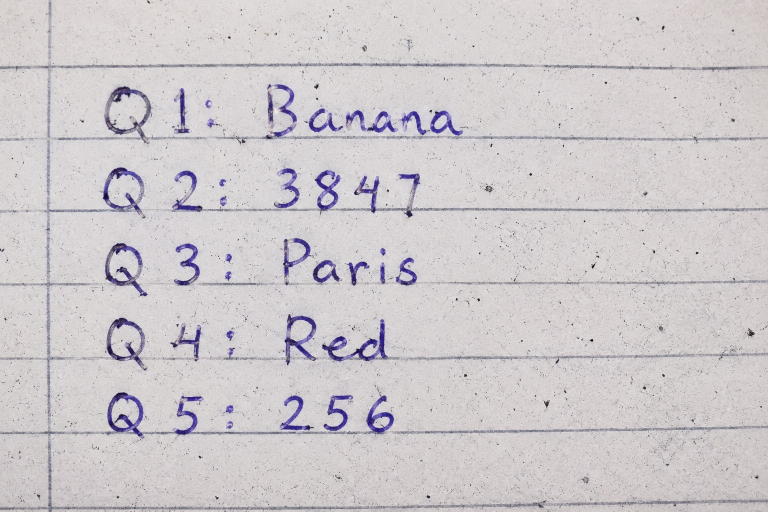
#> input picture test1.jpeg, 1536 x 1024 px (shown at 1/2 size)
$ python main.py test1.jpeg test2.jpeg
#> lines starting #> are read from the running program, lines starting #| are printed output that depends on the picture; after the words box and inside, x2 and y2 are one past the last pixel; in counts of white or black regions, pixels touching at a corner belong together
### scratch_image.py
import math
from collections import deque

import numpy as np
from PIL import Image
from numpy.lib.stride_tricks import sliding_window_view


def load_grayscale(path):
    img = Image.open(path)
    arr = np.asarray(img.convert("RGB"), dtype=np.float32)
    gray = 0.299 * arr[:, :, 0] + 0.587 * arr[:, :, 1] + 0.114 * arr[:, :, 2]
    return np.clip(gray, 0, 255).astype(np.uint8)


# [7 lines left out: function load_grayscale_from_bytes, not called in this run]


def save_image(path, img):
    Image.fromarray(_as_uint8(img)).save(path)


# [6 lines left out: function encode_image, not called in this run]


def resize_bilinear(img, scale):
    if scale == 1:
        return img.copy()
    h, w = img.shape
    nh = max(1, int(round(h * scale)))
    nw = max(1, int(round(w * scale)))
    y = np.linspace(0, h - 1, nh)
    x = np.linspace(0, w - 1, nw)
    x0 = np.floor(x).astype(int)
    y0 = np.floor(y).astype(int)
    x1 = np.minimum(x0 + 1, w - 1)
    y1 = np.minimum(y0 + 1, h - 1)
    wx = x - x0
    wy = y - y0

    top = (1 - wx)[None, :] * img[y0[:, None], x0[None, :]] + wx[None, :] * img[y0[:, None], x1[None, :]]
    bot = (1 - wx)[None, :] * img[y1[:, None], x0[None, :]] + wx[None, :] * img[y1[:, None], x1[None, :]]
    out = (1 - wy)[:, None] * top + wy[:, None] * bot
    return _as_uint8(out)


def otsu_threshold(img):
    hist = np.bincount(img.ravel(), minlength=256).astype(np.float64)
    total = img.size
    sum_total = np.dot(np.arange(256), hist)
    sum_bg = 0.0
    weight_bg = 0.0
    best_var = -1.0
    best_t = 0
    for t in range(256):
        weight_bg += hist[t]
        if weight_bg == 0:
            continue
        weight_fg = total - weight_bg
        if weight_fg == 0:
            break
        sum_bg += t * hist[t]
        mean_bg = sum_bg / weight_bg
        mean_fg = (sum_total - sum_bg) / weight_fg
        var_between = weight_bg * weight_fg * (mean_bg - mean_fg) ** 2
        if var_between > best_var:
            best_var = var_between
            best_t = t
    return best_t


def estimate_skew_angle(img, max_angle=10, step=0.5):
    work = img
    max_dim = max(work.shape)
    if max_dim > 450:
        work = resize_bilinear(work, 450 / max_dim)
    binary = (work < otsu_threshold(work)).astype(np.uint8)
    best_angle = 0.0
    best_score = -1.0
    angles = np.arange(-max_angle, max_angle + step, step)
    for angle in angles:
        rotated = rotate_image(binary * 255, angle, fill=0)
        projection = rotated.sum(axis=1).astype(np.float64)
        score = np.var(np.diff(projection))
        if score > best_score:
            best_score = score
            best_angle = float(angle)
    return best_angle


def rotate_image(img, angle_degrees, fill=None):
    h, w = img.shape
    if fill is None:
        fill = int(np.median(img[[0, -1], :]))
    angle = math.radians(angle_degrees)
    cos_a = math.cos(angle)
    sin_a = math.sin(angle)
    cx = (w - 1) / 2.0
    cy = (h - 1) / 2.0
    yy, xx = np.indices((h, w), dtype=np.float32)
    x = xx - cx
    y = yy - cy
    src_x = cos_a * x + sin_a * y + cx
    src_y = -sin_a * x + cos_a * y + cy
    return bilinear_sample(img, src_x, src_y, fill)


def bilinear_sample(img, x, y, fill):
    h, w = img.shape
    valid = (x >= 0) & (x <= w - 1) & (y >= 0) & (y <= h - 1)
    x = np.clip(x, 0, w - 1)
    y = np.clip(y, 0, h - 1)
    x0 = np.floor(x).astype(int)
    y0 = np.floor(y).astype(int)
    x1 = np.minimum(x0 + 1, w - 1)
    y1 = np.minimum(y0 + 1, h - 1)
    wx = x - x0
    wy = y - y0
    top = (1 - wx) * img[y0, x0] + wx * img[y0, x1]
    bot = (1 - wx) * img[y1, x0] + wx * img[y1, x1]
    out = (1 - wy) * top + wy * bot
    out[~valid] = fill
    return _as_uint8(out)


def median_filter(img, size=3):
    pad = size // 2
    padded = np.pad(img, pad, mode="edge")
    windows = sliding_window_view(padded, (size, size))
    return np.median(windows, axis=(-1, -2)).astype(np.uint8)


def gaussian_blur(img):
    kernel = np.array([[1, 2, 1], [2, 4, 2], [1, 2, 1]], dtype=np.float32) / 16.0
    return convolve(img, kernel)


def convolve(img, kernel):
    kh, kw = kernel.shape
    py, px = kh // 2, kw // 2
    padded = np.pad(img.astype(np.float32), ((py, py), (px, px)), mode="edge")
    windows = sliding_window_view(padded, (kh, kw))
    out = np.tensordot(windows, kernel, axes=((-1, -2), (0, 1)))
    return _as_uint8(out)


def box_mean(img, size):
    pad = size // 2
    padded = np.pad(img.astype(np.float32), pad, mode="edge")
    integral = np.pad(padded, ((1, 0), (1, 0)), mode="constant").cumsum(axis=0).cumsum(axis=1)
    total = (
        integral[size:, size:]
        - integral[:-size, size:]
        - integral[size:, :-size]
        + integral[:-size, :-size]
    )
    return total / (size * size)


def background_normalize(img, block_size=75, strength=3.0):
    background = box_mean(img, block_size)
    ink_response = np.maximum(background - img.astype(np.float32), 0)
    normalized = 255 - ink_response * strength
    return _as_uint8(normalized)


# [35 lines left out: functions clahe, adaptive_threshold_mean, not called in this run]


def adaptive_text_threshold(img, block_size=51, offset=40):
    local_mean = box_mean(img, block_size)
    return np.where(img < local_mean - offset, 255, 0).astype(np.uint8)


def invert_binary(img):
    return np.where(img > 0, 0, 255).astype(np.uint8)


def remove_border_components(img, margin_x_ratio=0.16, margin_y_ratio=0.06, max_area=1500):
    binary = img > 0
    h, w = binary.shape
    margin_x = int(w * margin_x_ratio)
    margin_y = int(h * margin_y_ratio)
    visited = np.zeros_like(binary, dtype=bool)
    out = np.zeros_like(img)
    neighbors = [(-1, -1), (-1, 0), (-1, 1), (0, -1), (0, 1), (1, -1), (1, 0), (1, 1)]

    for sy in range(h):
        for sx in range(w):
            if not binary[sy, sx] or visited[sy, sx]:
                continue
            q = deque([(sy, sx)])
            visited[sy, sx] = True
            pixels = []
            min_y = max_y = sy
            min_x = max_x = sx
            while q:
                y, x = q.popleft()
                pixels.append((y, x))
                min_y, max_y = min(min_y, y), max(max_y, y)
                min_x, max_x = min(min_x, x), max(max_x, x)
                for dy, dx in neighbors:
                    ny, nx = y + dy, x + dx
                    if 0 <= ny < h and 0 <= nx < w and binary[ny, nx] and not visited[ny, nx]:
                        visited[ny, nx] = True
                        q.append((ny, nx))

            area = len(pixels)
            center_x = (min_x + max_x) / 2
            center_y = (min_y + max_y) / 2
            near_border = (
                center_x < margin_x
                or center_x > w - margin_x
                or center_y < margin_y
                or center_y > h - margin_y
            )
            if near_border and area < max_area:
                continue
            ys, xs = zip(*pixels)
            out[ys, xs] = 255
    return out


def clean_document_output(img, min_area=300):
    cleaned = remove_small_components(img, min_area=min_area)
    cleaned = open_image(close_image(cleaned, kernel_size=2, iterations=1), kernel_size=2, iterations=1)
    cleaned = remove_border_components(cleaned)
    return invert_binary(cleaned)


def remove_small_components(img, min_area=50):
    binary = img > 0
    h, w = binary.shape
    visited = np.zeros_like(binary, dtype=bool)
    out = np.zeros_like(img)
    neighbors = [(-1, -1), (-1, 0), (-1, 1), (0, -1), (0, 1), (1, -1), (1, 0), (1, 1)]

    for sy in range(h):
        for sx in range(w):
            if not binary[sy, sx] or visited[sy, sx]:
                continue
            q = deque([(sy, sx)])
            visited[sy, sx] = True
            pixels = []
            while q:
                y, x = q.popleft()
                pixels.append((y, x))
                for dy, dx in neighbors:
                    ny, nx = y + dy, x + dx
                    if 0 <= ny < h and 0 <= nx < w and binary[ny, nx] and not visited[ny, nx]:
                        visited[ny, nx] = True
                        q.append((ny, nx))
            if len(pixels) >= min_area:
                ys, xs = zip(*pixels)
                out[ys, xs] = 255
    return out


def erode(img, kernel_size=2, iterations=1):
    out = img.copy()
    for _ in range(iterations):
        padded = np.pad(out > 0, ((0, kernel_size - 1), (0, kernel_size - 1)), mode="edge")
        windows = sliding_window_view(padded, (kernel_size, kernel_size))
        out = np.where(windows.all(axis=(-1, -2)), 255, 0).astype(np.uint8)
    return out


def dilate(img, kernel_size=2, iterations=1):
    out = img.copy()
    for _ in range(iterations):
        padded = np.pad(out > 0, ((0, kernel_size - 1), (0, kernel_size - 1)), mode="edge")
        windows = sliding_window_view(padded, (kernel_size, kernel_size))
        out = np.where(windows.any(axis=(-1, -2)), 255, 0).astype(np.uint8)
    return out


def close_image(img, kernel_size=2, iterations=1):
    return erode(dilate(img, kernel_size, iterations), kernel_size, iterations)


def open_image(img, kernel_size=2, iterations=1):
    return dilate(erode(img, kernel_size, iterations), kernel_size, iterations)


def _as_uint8(img):
    return np.clip(np.rint(img), 0, 255).astype(np.uint8)

### grader.py
"""
grader.py — Answer sheet grading logic.
Parses answer key, compares with OCR results, outputs grade.
Includes fuzzy matching to handle common OCR recognition errors.
"""
import re


def parse_answer_key(file_path):
    """Parse an answer key text file.

    Expected format (one per line):
        Q1 : apple
        Q2 : 1423
        Q3 : Cairo

    Returns:
        dict mapping question number (int) to correct answer (str)
    """
    answers = {}
    with open(file_path, "r") as f:
        for line in f:
            line = line.strip()
            if not line:
                continue

            # Support formats: "Q1 : answer", "Q1: answer", "Q1 answer"
            if ":" in line:
                parts = line.split(":", 1)
                q_part = parts[0].strip()
                a_part = parts[1].strip()
            else:
                parts = line.split(None, 1)
                q_part = parts[0].strip()
                a_part = parts[1].strip() if len(parts) > 1 else ""

            # Extract question number
            q_num = ""
            for ch in q_part:
                if ch.isdigit():
                    q_num += ch

            if q_num:
                answers[int(q_num)] = a_part

    return answers


# [218 lines left out: functions normalize_ocr_text, strings_match_with_ocr_confusion, levenshtein_distance, fuzzy_match, grade_answers, print_grade_report, not called in this run]

### main.py
"""
Automatic Exam Answer Sheet Grader

Part A: image enhancement implemented from scratch with NumPy.
Part B: OCR recognition and grading against an answer key.
"""
import os
import re
import sys
import time

if hasattr(sys.stdout, "reconfigure"):
    sys.stdout.reconfigure(encoding="utf-8", errors="replace")

from grader import parse_answer_key, grade_answers, print_grade_report
from ocr_engine import recognize_text_from_image
from scratch_image import (
    adaptive_text_threshold,
    background_normalize,
    clean_document_output,
    estimate_skew_angle,
    gaussian_blur,
    invert_binary,
    load_grayscale,
    median_filter,
    remove_small_components,
    rotate_image,
    save_image,
)


# ---------------------------------------------------------------------------
# PART A: SCRATCH IMAGE ENHANCEMENT PIPELINE
# ---------------------------------------------------------------------------

def stage1_load(path: str):
    try:
        gray = load_grayscale(path)
    except Exception as exc:
        raise FileNotFoundError(f"Cannot load: {path}") from exc
    print("[Stage 1] Loaded image and converted to grayscale")
    return gray


def stage2_deskew(img):
    """Deskew by scanning angles and choosing the sharpest text-line projection."""
    angle = estimate_skew_angle(img, max_angle=10, step=0.5)
    rotated = rotate_image(img, -angle)
    print(f"[Stage 2] Rotation corrected: {-angle:.2f} degrees")
    return rotated


def stage2_deskew_hough(img):
    """Compatibility wrapper for the old UI name; implemented from scratch."""
    return stage2_deskew(img)


def stage3_denoise(img):
    denoise = median_filter(img, size=3)
    blur = gaussian_blur(denoise)
    print("[Stage 3] Median denoise + Gaussian blur applied")
    return blur


def stage4_clahe(img):
    print("[Stage 4] Background lighting normalized")
    return background_normalize(img, block_size=75, strength=3.5)


def stage5_threshold(img):
    print("[Stage 5] Adaptive text threshold applied")
    return adaptive_text_threshold(img, block_size=51, offset=30)


def remove_small_noise(img):
    return remove_small_components(img, min_area=80)


def stage6_morphology(img):
    print("[Stage 6] Extra-clean display output generated")
    return clean_document_output(img, min_area=300)


def run_scratch_pipeline(image_path):
    print("\n" + "=" * 50)
    print("  PART A: IMAGE FILTERING AND ENHANCEMENT (FROM SCRATCH)")
    print("=" * 50)

    os.makedirs("output", exist_ok=True)
    t0 = time.time()

    s1 = stage1_load(image_path)
    s2 = stage2_deskew_hough(s1)
    s3 = stage3_denoise(s2)
    s4 = stage4_clahe(s3)
    s5 = stage5_threshold(s4)
    s5_clean = remove_small_noise(s5)
    s6 = stage6_morphology(s5_clean)
    s_ocr = invert_binary(s5_clean)

    save_image("output/1_gray.jpg", s1)
    save_image("output/2_deskew.jpg", s2)
    save_image("output/3_denoise.jpg", s3)
    save_image("output/4_clahe.jpg", s4)
    save_image("output/5_threshold.jpg", s5)
    save_image("output/5b_ocr_safe.jpg", s_ocr)

    final_path = "output/6_final.jpg"
    save_image(final_path, s6)
    ocr_path = "output/5b_ocr_safe.jpg"

    print(f"\nPipeline completed in {time.time() - t0:.2f}s")
    print(f"Saved extra-clean display image to: {final_path}")
    print(f"Saved OCR-safe image to: {ocr_path}")
    return ocr_path


# ---------------------------------------------------------------------------
# PART B: ROBUST OCR PARSING AND GRADING
# ---------------------------------------------------------------------------

def get_bbox_center_y(bbox):
    return sum(p[1] for p in bbox) / len(bbox)


def get_bbox_center_x(bbox):
    return sum(p[0] for p in bbox) / len(bbox)


# [45 lines left out: functions compute_adaptive_threshold, group_detections_into_rows, not called in this run]


SUBSCRIPT_MAP = {"s": "5", "z": "3", "l": "1", "i": "1"}


# [60 lines left out: function parse_ocr_results, not called in this run]


def run_grading_pipeline(processed_image_path, answer_key_path):
    print("\n" + "=" * 50)
    print("  PART B: HANDWRITING RECOGNITION AND GRADING")
    print("=" * 50)

    print("\n[1/3] Parsing answer key...")
    correct_answers = parse_answer_key(answer_key_path)
    num_questions = len(correct_answers)

    print(f"[2/3] Running OCR on processed image: {processed_image_path}")
    results = recognize_text_from_image(processed_image_path)
    recognized_answers = parse_ocr_results(results, num_questions=num_questions)

    print("\n[3/3] Grading answers...")
    result = grade_answers(recognized_answers, correct_answers)
    print_grade_report(result)
    return result


# ---------------------------------------------------------------------------
# MAIN EXECUTION
# ---------------------------------------------------------------------------

def main():
    image_path = "test2.jpeg"
    answer_key_path = "answer_key.txt"

    if len(sys.argv) >= 2:
        image_path = sys.argv[1]
    if len(sys.argv) >= 3:
        answer_key_path = sys.argv[2]

    if not os.path.exists(image_path):
        print(f"Error: Image file not found: {image_path}")
        sys.exit(1)
    if not os.path.exists(answer_key_path):
        print(f"Error: Answer key file not found: {answer_key_path}")
        sys.exit(1)

    print("=" * 50)
    print("  AUTOMATIC EXAM ANSWER SHEET GRADER")
    print("=" * 50)
    print(f"  Image Input: {image_path}")
    print(f"  Answer Key:  {answer_key_path}")

    final_processed_path = run_scratch_pipeline(image_path)
#> in load_grayscale, img is the input picture: PIL image 1536x1024 RGB; mean R, G, B 205.7, 201, 203.8
#> in resize_bilinear, `bot = (1 - wx)[None, :] * img[y1[:, None], x0[None, :]] + wx[None, :] ..`:
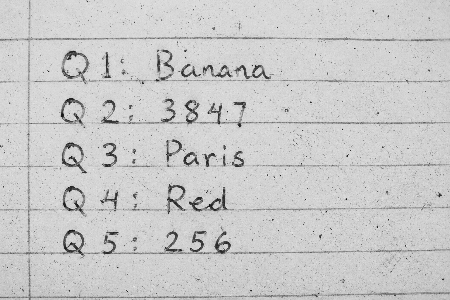
#> bot: shape (300, 450) float64; min 14.06, max 235.1, mean 202.3
#> in otsu_threshold, `hist = np.bincount(img.ravel(), minlength=256).astype(np.float64)`: hist = 256 values, max 8917 at index 212, min 0 at index 0, mean 527.3
#> in otsu_threshold, `sum_total = np.dot(np.arange(256), hist)`: sum_total = 27318039
#> the loop in otsu_threshold, `for t in range(256):` made 236 passes
#> (weight_bg, weight_fg, sum_bg, mean_bg, mean_fg, best_var) on passes 18, 20, 22, 23, 24, 25, 26, 27: (1, 134999, 17, 17, 202.4, 4.64e+09), (3, 134997, 55, 18.33, 202.4, 1.37e+10), (4, 134996, 76, 19, 202.4, 1.82e+10), (5, 134995, 98, 19.6, 202.4, 2.25e+10), (7, 134993, 144, 20.57, 202.4, 3.12e+10), (8, 134992, 168, 21, 202.4, 3.55e+10), (12, 134988, 268, 22.33, 202.4, 5.25e+10), (17, 134983, 398, 23.41, 202.4, 7.35e+10)
#> after the loop in otsu_threshold, `for t in range(256):`: best_t = 160; best_var = 8.64e+12; sum_bg = 27317804; weight_bg = 135000
#> in estimate_skew_angle, `binary = (work < otsu_threshold(work)).astype(np.uint8)`:
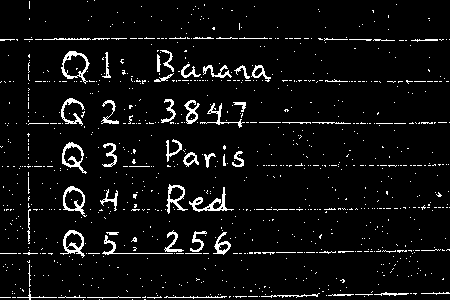
#> binary: shape (300, 450); values 0 (black) and 1 (white), 5.5% white in thin lines or dots
#> the loop in estimate_skew_angle, `for angle in angles:` made 41 passes
#> (score, best_score) on passes 1, 2, 3, 4, 6, 9, 10, 11: (1046500.8, 1046500.8), (1088154, 1088154), (1189943.1, 1189943.1), (1301110.1, 1301110.1), (1365038.7, 1365038.7), (1440095.8, 1440095.8), (1525405.8, 1525405.8), (1742549.4, 1742549.4)
#> pass 1, in bilinear_sample, `x = np.clip(x, 0, w - 1)`:
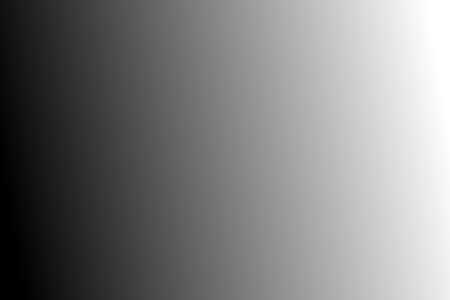
#> x: shape (300, 450) float32; min 0, max 449, mean 224.5; drawn with min black and max white
#> pass 1, in bilinear_sample, `y = np.clip(y, 0, h - 1)`:
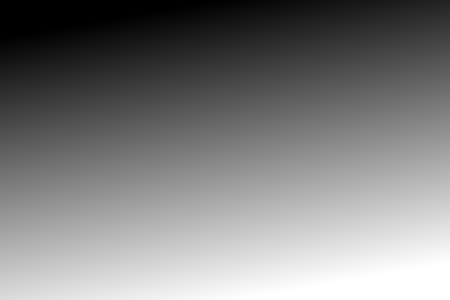
#> y: shape (300, 450) float32; min 0, max 299, mean 149.5; drawn with min black and max white
#| [Stage 2] Rotation corrected: -0.00 degrees
#> in box_mean, `integral = np.pad(padded, ((1, 0), (1, 0)), mode="constant").cumsum(ax..`:
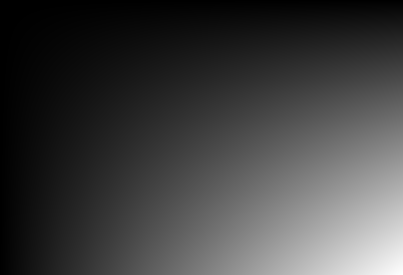
#> integral: shape (1099, 1611) float32 (shown at 1/4 size); min 0, max 359031360, mean 90658464; drawn with min black and max white
#> call 2 of box_mean, with size = 51
#> in box_mean (call 2), `total = ( integral[size:, size:] - integral[:-size, size:] - integral[..`:
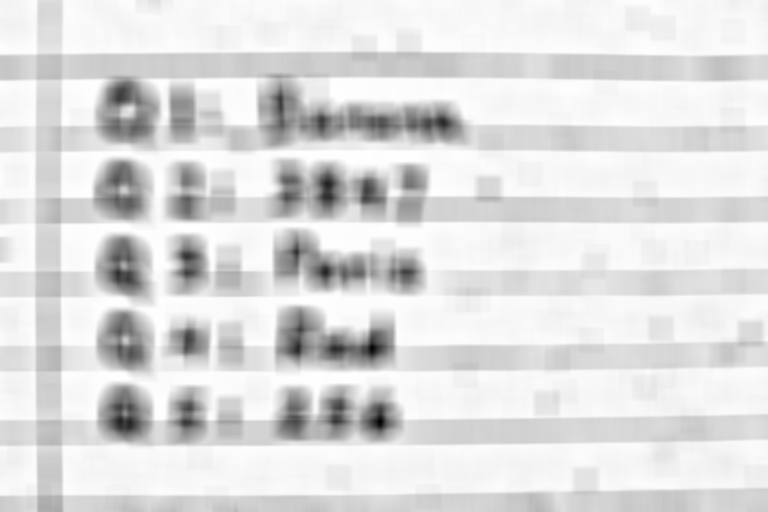
#> total: shape (1024, 1536) float32 (shown at 1/2 size); min 344960, max 663272, mean 622934.6; drawn with min black and max white
#> in invert_binary (call 2), `return np.where(img > 0, 0, 255).astype(np.uint8)`:
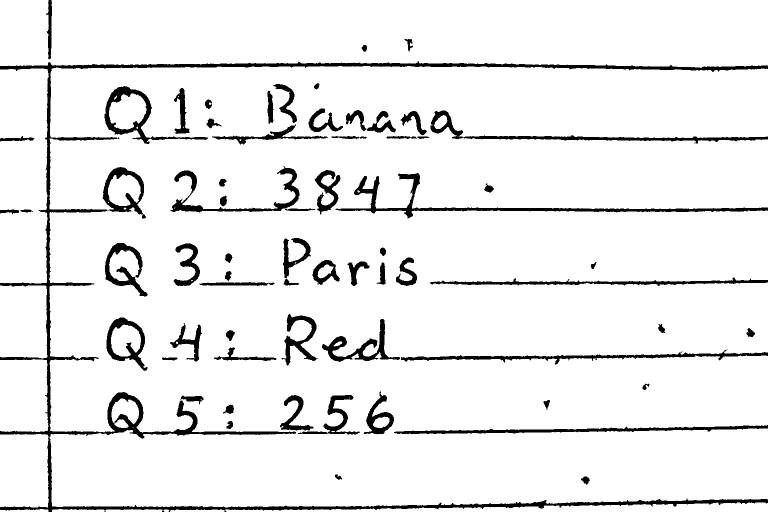
#> returned value: shape (1024, 1536) (shown at 1/2 size); 92.8% white; 65 black regions, largest, box (x1, y1, x2, y2) and area: (0, 122, 1536, 1024) 38319, (671, 346, 1536, 437) 7250, (861, 221, 1536, 287) 4964
    run_grading_pipeline(final_processed_path, answer_key_path)


if __name__ == "__main__":
#> (the run stopped early here; a loop or call above may not have finished)
